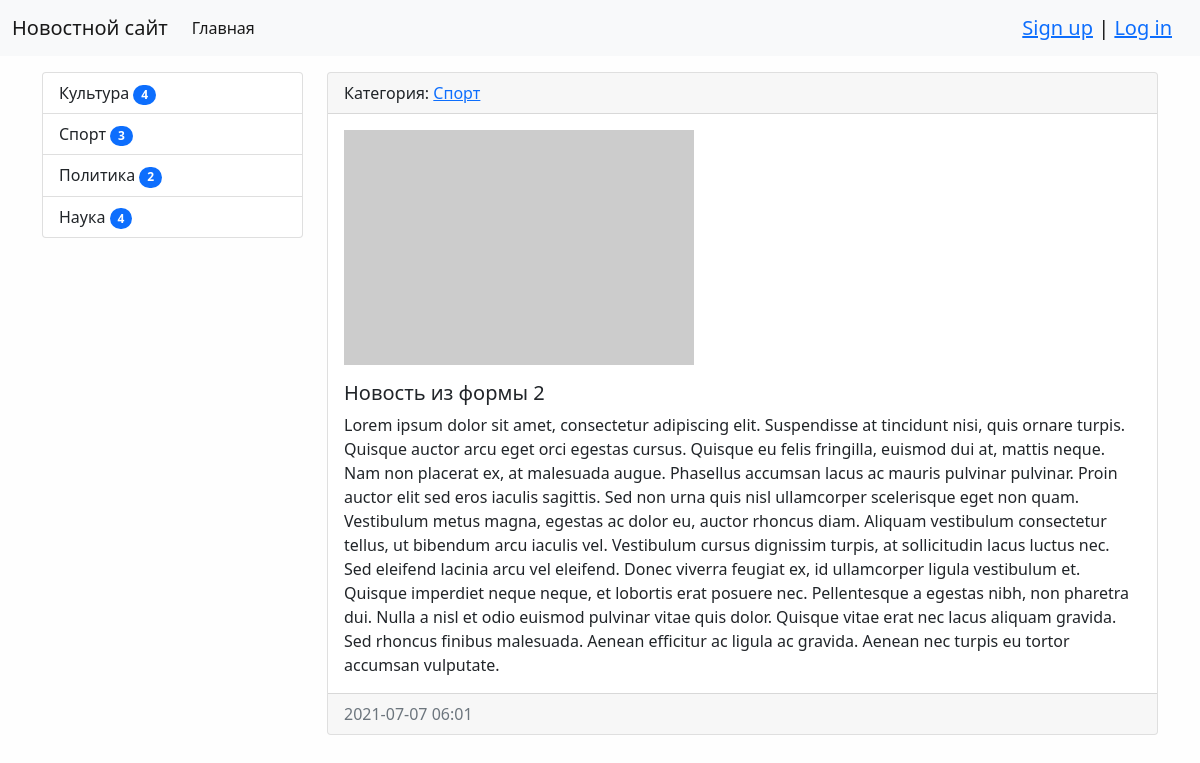
Page /news/14/ on the committed database.
### news/models.py (models this page shows, shortened)
class Category(models.Model):
    title = models.CharField(max_length=150, verbose_name='Наименование', db_index=True)
    class Meta:
        verbose_name = 'Категория'
        verbose_name_plural = 'Категории'
        ordering = ['title']
    def __str__(self):
        return self.title
    def get_absolute_url(self):
        return reverse('index', kwargs={'category_id': self.pk})

class News(models.Model):
    title = models.CharField(max_length=150, verbose_name='Название')
    content = models.TextField(verbose_name='Содержание')
    creation_date = models.DateTimeField(auto_now_add=True, verbose_name='Создано')
    update_date = models.DateTimeField(auto_now=True, verbose_name='Обновлено')
    photo = models.ImageField(upload_to='photos/%Y/%m/%d/', verbose_name='Фото', blank=True)
    is_published = models.BooleanField(default=True, verbose_name='Опубликовано')
    views = models.IntegerField(default=0)
    category = models.ForeignKey('Category', on_delete=models.PROTECT, verbose_name='Категория')
    class Meta:
        verbose_name = 'Новость'
        verbose_name_plural = 'Новости'
        ordering = ['-creation_date', 'title']

### news/views.py (the view)
# urls.py: path('news/<int:pk>/', NewsOne.as_view(), name='news_one'),  # Можно через <int:pk> и <int:id>, лучше pk
class NewsOne(DetailView):
    model = News
    template_name = 'news/news_one.html'
    context_object_name = 'news_item'

### news/templatetags/news_tags.py (called while the page is built)
@register.simple_tag()
def get_categories():
    return Category.objects.annotate(amount=Count('news', filter=F('news__is_published'))).filter(amount__gt=0)

### news/templates/news/news_one.html (shortened to what this page needs)
{% extends 'base.html' %}
{% block sidebar %}
    {% include 'inc/_sidebar.html' %}
{% endblock sidebar %}
{% block content %}
      <div class="card mb-3">
          <div class="card-header">
              Категория: <a href="{{ news_item.category.get_absolute_url }}" >{{ news_item.category }}</a>
          </div>
          <div class="card-body">
              <div class="media">
                  {% if item.photo %}
                  <img class="mb-3" src="{{ news_item.photo.url }}" alt="" width="350">
                  {% else %}
                  <img class="mb-3" src="https://picsum.photos/350/235/?blur=2" alt="">
                  {% endif %}
              </div>
              <div class="media-body">
                  <h5 class="card-title">{{ news_item.title }}</h5>
                  {% autoescape off %}
                  <p class="card-text">{{ news_item.content}}</p>
                  {% endautoescape %}
              </div>
          </div>
          <div class="card-footer text-muted">
              {{ news_item.creation_date | date:"Y-m-d H:i" }}
          </div>
      </div>
{% endblock content %}

### templates/inc/_sidebar.html (shortened to what this page needs)
{% load news_tags %}
<div class="list-group">
    {% get_categories as categories %}
    {% for item in categories %}
    <a href="{{ item.get_absolute_url }}" class="list-group-item list-group-item-action">
        {{ item.title }} <span class="badge bg-primary rounded-pill">{{ item.amount }}</span>
    </a>
    {% endfor %}
</div>

### mysite/static/css/style.css (style rules this page uses)
body { background-color: #fefefe; }

### rows in the picture
Category: title "Культура", amount "4"
Category: title "Спорт", amount "3"
Category: title "Политика", amount "2"
Category: title "Наука", amount "4"
News: category "Спорт", title "Новость из формы 2", content "Lorem ipsum dolor sit amet, consectetur adipiscing elit. Suspendisse at tincidunt nisi, quis ornare turpis. Quisque auctor arcu eget orci egestas cursus. Quisque eu felis fringilla, euismod dui at, mattis neque. Nam non placerat ex, at malesuada augue. Phasellus accumsan lacus ac mauris pulvinar pulvinar. Proin auctor elit sed eros iaculis sagittis. Sed non urna quis nisl ullamcorper scelerisque eget non quam. Vestibulum metus magna, egestas ac dolor eu, auctor rhoncus diam. Aliquam vestibulum consectetur tellus, ut bibendum arcu iaculis vel. Vestibulum cursus dignissim turpis, at sollicitudin lacus luctus nec. Sed eleifend lacinia arcu vel eleifend. Donec viverra feugiat ex, id ullamcorper…", creation_date "2021-07-07 06:01"
